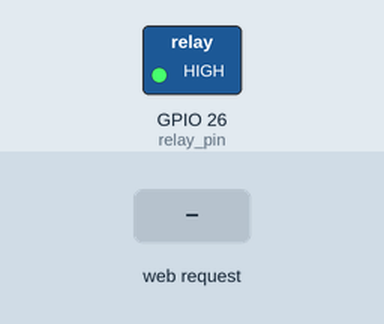
Simulated run of this sketch. Board: ESP32. Shown: switched loads named in the sketch (green lamp = pin HIGH). The inputs (shaded band) are chosen by the test bench. WiFi joins after 1.5 s; servers stay silent unless stated; what the sketch prints to the serial monitor is not drawn.

Above: at 1.2 s.
1.3 s: HTTP request GET /26/on received
At 2.1 s:
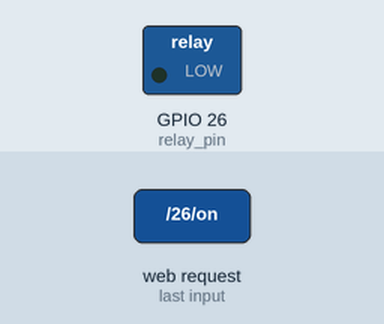
2.8 s: HTTP request GET /26/off received
At 3.2 s:
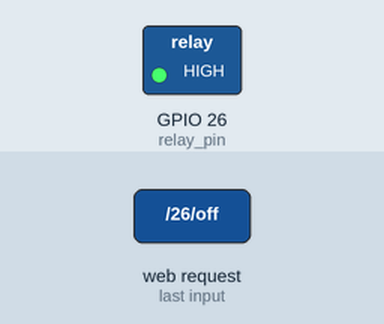
Timing chart, 0 to 5.8 s (numbered marks = the images above; inputs shaded):
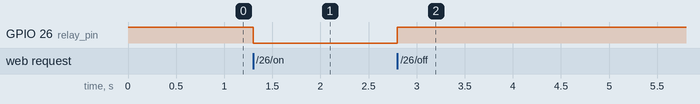

The sketch:

esp-32_using_web_server_and_animations.ino
```cpp
#include<WiFi.h>
#define relay_pin 26
const char* ssid="ESP-32";
const char* password="Wanderer@24";
WiFiServer server(80);
String html="<!DOCTYPE html>\
<html lang=\"en\">\
<head>\
    <meta charset=\"UTF-8\">\
    <meta http-equiv=\"X-UA-Compatible\" content=\"IE=edge\">\
    <meta name=\"viewport\" content=\"width=device-width, initial-scale=1.0\">\
    <title>ESP-32 Web-Server</title>\
    <style>\
        h1{\
            font-family:'Gill Sans', 'Gill Sans MT', Calibri, 'Trebuchet MS', sans-serif;\
            text-align: center;\
        }\
        h3{\
            font-family:'Franklin Gothic Medium', 'Arial Narrow', Arial, sans-serif;\
            text-align: center;\
        }\
        body{\
            background-color:lightblue;\
        }\
        .box{\
            position:relative;\
            margin:auto;\
            width:300px;\
            height:300px;\
        }\
        .circle{\
            position:absolute;\
            width:40%;\
            height:40%;\
            background:white;\
            top:20%;\
            left:25%;\
            margin:0 auto;\
            border-radius:50%;\
        }\
        .trapezoid{\
            position:absolute;\
            background:white;\
            height:30%;\
            width:40%;\
            left:25%;\
            top:42%;\
            -webkit-clip-path:polygon(0 0,100% 0,80% 100%,20% 100%);\
        }\
        .bottom1{\
            position:absolute;\
            height:5%;\
            width:25%;\
            background:grey;\
            top:72%;\
            left:32.5%;\
            z-index: 1;\
        }\
        .bottom1:before{\
            content:\"\";\
            height: 100%;\
            width:20%;\
            background:grey;\
            display:block;\
            position:absolute;\
            border-radius:50%;\
            left:-8%;\
        }\
        .bottom1:after{\
            content:\"\";\
            height: 100%;\
            width:20%;\
            background:grey;\
            display:block;\
            position:absolute;\
            border-radius:50%;\
            right:-8%;\
        }\
        .bottom2{\
            position:absolute;\
            height:5%;\
            width:22%;\
            background:grey;\
            top:78%;\
            left:34.5%;\
            z-index: 1;\
        }\
        .bottom2:before{\
            content:\"\";\
            height: 100%;\
            width:20%;\
            background:grey;\
            display:block;\
            position:absolute;\
            border-radius:50%;\
            left:-8%;\
        }\
        .bottom2:after{\
            content:\"\";\
            height: 100%;\
            width:20%;\
            background:grey;\
            display:block;\
            position:absolute;\
            border-radius:50%;\
            right:-8%;\
        }\
        .bottom3{\
            position:absolute;\
            height:5%;\
            width:18%;\
            background:grey;\
            top:84%;\
            left:36%;\
            z-index:1;\
        }\
        .bottom3:before{\
            content:\"\";\
            height: 100%;\
            width:20%;\
            background:grey;\
            display:block;\
            position:absolute;\
            border-radius:50%;\
            left:-8%;\
        }\
        .bottom3:after{\
            content:\"\";\
            height: 100%;\
            width:20%;\
            background:grey;\
            display:block;\
            position:absolute;\
            border-radius:50%;\
            right:-8%;\
        }\
        .halfcircle{\
            height: 20px;\
            width:45px;\
            border-radius:0 0 45px 45px;\
            background:black;\
            margin:0 auto;\
            top:88%;\
            position:relative;\
            left:-5%;\
        }\
        .offbutton{\
            padding:1%;\
            margin-left:75%;\
            background-color:black;\
            color:white;\
            width:20%;\
            font-size:20px;\
            border-radius:10%;\
            cursor:pointer;\
        }\
        .onbutton{\
            padding:1%;\
            margin-left:75%;\
            margin-top:55%;\
            margin-bottom:5%;\
            background-color:black;\
            color:white;\
            width:20%;\
            font-size:20px;\
            border-radius:10%;\
            cursor:pointer;\
        }\
    </style>\
</head>\
<body>\
    <h1>IoT using ESP-32</h1>\
    <h3>LED bulb</h3>\
    <div class=\"box\">\
        <div class=\"circle\"></div>\
        <div class=\"trapezoid\"></div>\
        <div class=\"bottom1\"></div>\
        <div class=\"bottom2\"></div>\
        <div class=\"bottom3\"></div>\
        <div class=\"halfcircle\"></div>\
        <a href=\"/26/on\"><button class=\"onbutton\" onclick=\"on()\">ON</button></a>\
        <a href=\"/26/off\"><button class=\"offbutton\" onclick=\"off()\">OFF</button></a>\
    </div>\
    <script>\
        function on(){\
            var x=document.getElementsByClassName(\"circle\");\
            x[0].style.background=\"yellow\";\
            var v=document.getElementsByClassName(\"trapezoid\");\
            v[0].style.background=\"yellow\";\
        }\
        function off(){\
            var x=document.getElementsByClassName(\"circle\");\
            x[0].style.background=\"white\";\
            var v=document.getElementsByClassName(\"trapezoid\");\
            v[0].style.background=\"white\";\
        }\
    </script>\
</body>\
</html>";
void connect_WiFi(){
  WiFi.begin(ssid,password);
  while(WiFi.status()!=WL_CONNECTED){
    delay(100);
  }
}
void setup() {
  // put your setup code here, to run once:
  Serial.begin(115200);
  pinMode(relay_pin,OUTPUT);
  digitalWrite(relay_pin,HIGH);
  Serial.println("setting soft access point");
  WiFi.softAP(ssid,password);
  IPAddress IP=WiFi.softAPIP();
  Serial.println("AP IP address is:");
  Serial.println(IP);
  server.begin();
}

void loop() {
  // put your main code here, to run repeatedly:
  WiFiClient client=server.available();
  if(client){
    String request=client.readStringUntil('\r');
    if(request.indexOf("GET /26/on")!=-1){
      digitalWrite(relay_pin,LOW);
    }
    if(request.indexOf("GET /26/off")!=-1){
      digitalWrite(relay_pin,HIGH);
    }
    client.print(html);
    request="";
  }
}
```

Measured:
- after the input at 1.3 s, GPIO 26 (relay_pin): HIGH → LOW at once
- after the input at 2.8 s, GPIO 26 (relay_pin): LOW → HIGH at once
